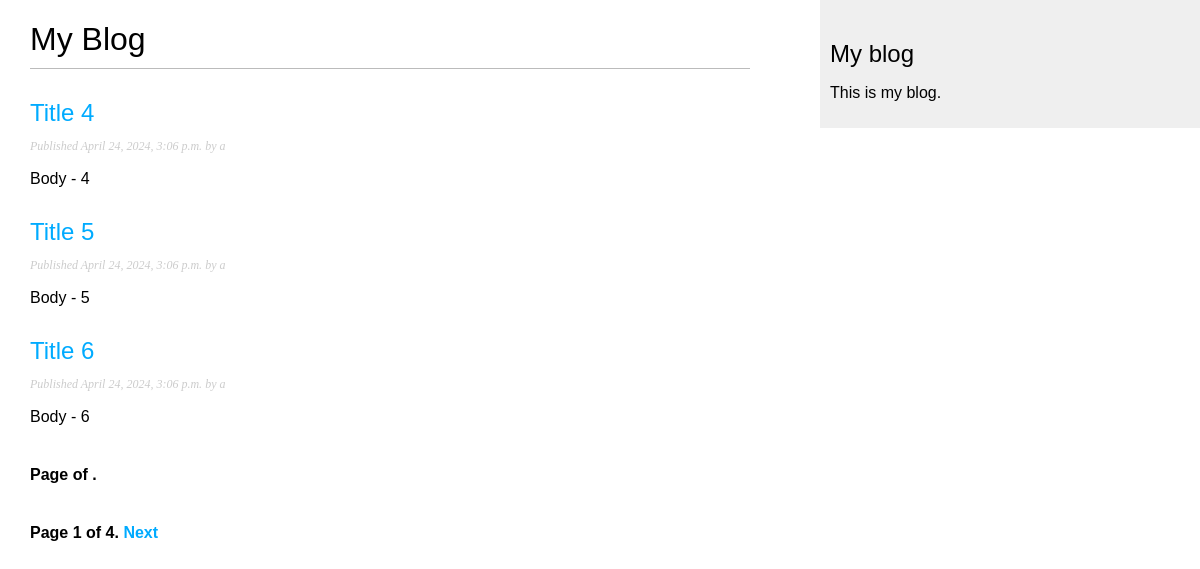
Screenshot of /blog/ with the database file from the repository.
### blog/models.py (models this page shows, shortened)
class Post(models.Model):
    class Status(models.TextChoices):
        DRAFT = 'DF', 'Draft'
        PUBLISHED = 'PB', 'Published'
    title = models.CharField(max_length=250)
    slug = models.SlugField(max_length=250, unique_for_date='publish')
    author = models.ForeignKey(User, on_delete=models.CASCADE, related_name='blog_posts')
    body = models.TextField()
    publish = models.DateTimeField(default=timezone.now)
    created = models.DateTimeField(auto_now_add=True)
    updated = models.DateTimeField(auto_now=True)
    status = models.CharField(max_length=2, choices=Status.choices, default=Status.DRAFT)
    objects = models.Manager()  # менеджер, применяемый по умолчанию
    published = PublishedManager()  # конкретно-прикладной менеджер
    class Meta:
        ordering = ['-publish']
        indexes = [
            models.Index(fields=['-publish']),
        ]
    def get_absolute_url(self):
        return reverse('blog:post_detail',
                       args=[self.publish.year, self.publish.month, self.publish.day, self.slug])

### blog/views.py (the view)
# urls.py: path('', views.PostListView.as_view(), name='post_list'),
class PostListView(ListView):
    queryset = Post.published.all()
    context_object_name = 'posts'
    paginate_by = 3
    template_name = 'blog/post/list.html'

### blog/templates/blog/post/list.html (shortened to what this page needs)
{% extends "blog/base.html" %}
{% block content %}
<h1>My Blog</h1>
{% for post in posts %}
    <h2>
        <a href="{{ post.get_absolute_url }}">
        {{ post.title }}
        </a>
    </h2>
    <p class="date">
        Published {{ post.publish }} by {{ post.author }}
    </p>
    {{ post.body|truncatewords:30|linebreaks }}
{% endfor %}
    {% include "pagination.html" with page=posts %}
    {% include "pagination.html" with page=page_obj %}
{% endblock %}

### blog/templates/blog/base.html (shortened to what this page needs)
{% load static %}
<!DOCTYPE html>
<html>
<head>
 <link href="{% static 'css/blog.css' %}" rel="stylesheet">
</head>
<body>
 <div id="content">
 {% block content %}
 {% endblock %}
 </div>
 <div id="sidebar">
 <h2>My blog</h2>
 <p>This is my blog.</p>
 </div>
</body>
</html>

### blog/templates/pagination.html (shortened to what this page needs)
<div class="pagination">
     <span class="step-links">
         <span class="current">
            Page {{ page.number }} of {{ page.paginator.num_pages }}.
         </span>
             {% if page.has_next %}
                <a href="?page={{ page.next_page_number }}">Next</a>
         {% endif %}
     </span>
 </div>

### blog/static/css/blog.css (style rules this page uses)
body { margin:0; padding:0; font-family:helvetica, sans-serif; }
a { color:#00abff; text-decoration:none; }
h1 { font-weight:normal; border-bottom:1px solid #bbb; padding:0 0 10px 0; }
h2 { font-weight:normal; margin:30px 0 0; }
#content { float:left; width:60%; padding:0 0 0 30px; }
#sidebar { float:right; width:30%; padding:10px; background:#efefef; height:100%; }
p.date { color:#ccc; font-family: georgia, serif; font-size: 12px; font-style: italic; }
.pagination { margin:40px 0; font-weight:bold; }

### rows the page displays
Post: title "Title 4", publish "April 24, 2024, 3:06 p.m.", author "a", body "Body - 4"
Post: title "Title 5", publish "April 24, 2024, 3:06 p.m.", author "a", body "Body - 5"
Post: title "Title 6", publish "April 24, 2024, 3:06 p.m.", author "a", body "Body - 6"

### other values shown
{{ page.number }} "1"
{{ page.paginator.num_pages }} "4"
